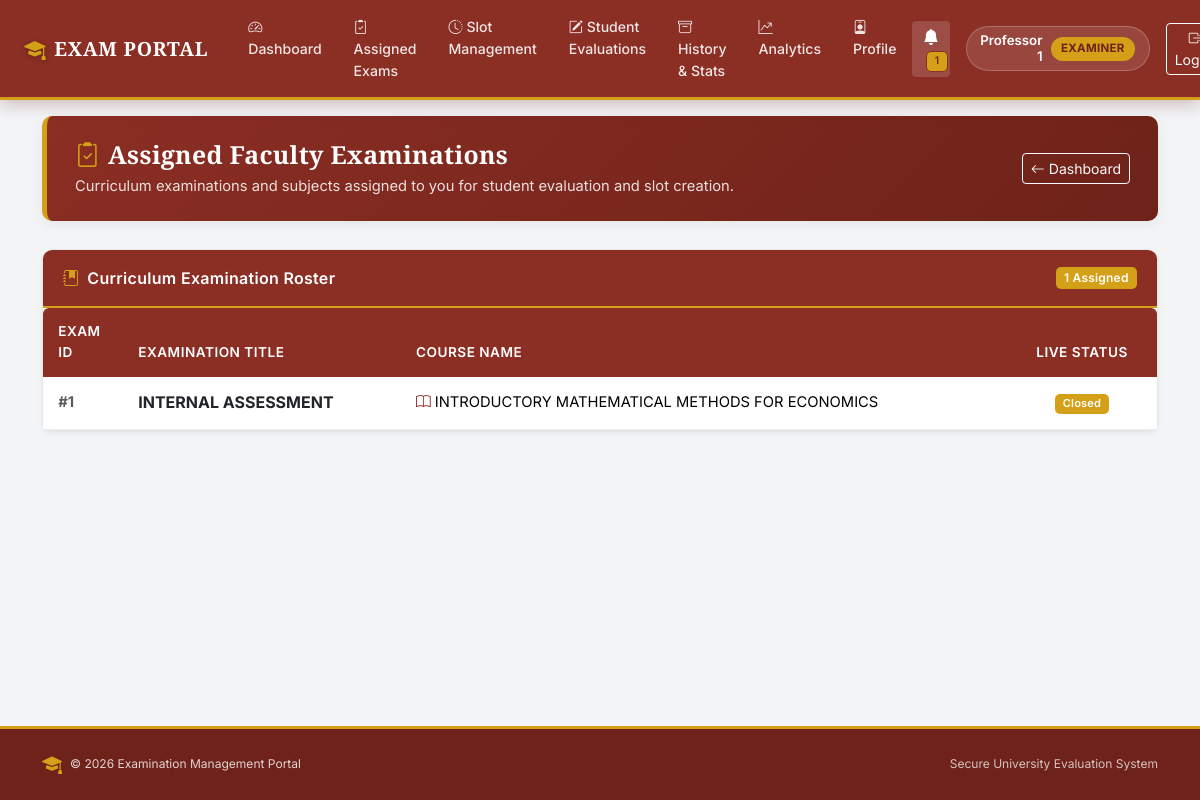
The app's page /examiner/examinations (signed in) with its own data.
### models.py (models this page shows, shortened)
class BaseModel(db.Model):
    __abstract__ = True

class User(BaseModel):
    id = db.Column(db.Integer, primary_key=True)
    name = db.Column(db.String(100), nullable=False)
    email = db.Column(db.String(100), unique=True, nullable=False)
    password_hash = db.Column(db.String(200), nullable=False)
    role = db.Column(db.String(20), nullable=False)
    is_approved = db.Column(db.Boolean, default=False)
    is_active = db.Column(db.Boolean, default=True)

class Examination(BaseModel):
    id = db.Column(db.Integer, primary_key=True)
    name = db.Column(db.String(100), nullable=False)
    course_id = db.Column(db.Integer, db.ForeignKey("course.id"), nullable=False)
    status = db.Column(db.String(30), default="Draft")
    slot_creation_start = db.Column(db.String(30))
    slot_creation_end = db.Column(db.String(30))
    slot_creation_open = db.Column(db.Boolean, default=False)
    booking_open = db.Column(db.Boolean, default=False)
    booking_start = db.Column(db.String(30))
    booking_end = db.Column(db.String(30))
    slot_creation_override = db.Column(db.String(10), default=None)
    booking_override = db.Column(db.String(10), default=None)
    course = db.relationship("Course", backref="examinations")

class Course(BaseModel):
    id = db.Column(db.Integer, primary_key=True)
    name = db.Column(db.String(100), nullable=False)
    description = db.Column(db.String(500))
    resources = db.relationship("CourseResource", backref="course", cascade="all, delete-orphan")

### routes/examiner.py (the view)
@role_required("Examiner")
def examiner_examinations():
    examiner_id = session["user_id"]
    exams = Examination.query.join(ExaminationSlot).filter(ExaminationSlot.examiner_id == examiner_id).distinct().all()
    return render_template("examiner_examinations.html", examinations=exams)

### templates/examiner_examinations.html (shortened to what this page needs)
{% extends "base.html" %}
{% block content %}
<div class="container my-3">
    <div class="erp-header">
        <div class="d-flex justify-content-between align-items-center flex-wrap gap-2">
            <div>
                <h2><i class="bi bi-clipboard2-check me-2 text-gold"></i>Assigned Faculty Examinations</h2>
                <p>Curriculum examinations and subjects assigned to you for student evaluation and slot creation.</p>
            </div>
            <div>
                <a href="{{ url_for('examiner_dashboard') }}" class="btn btn-outline-light btn-sm">
                    <i class="bi bi-arrow-left me-1"></i>Dashboard
                </a>
            </div>
        </div>
    </div>
    <div class="card shadow-sm">
        <div class="card-header card-header-maroon d-flex justify-content-between align-items-center">
            <span><i class="bi bi-journal-bookmark-fill me-2 text-gold"></i>Curriculum Examination Roster</span>
            <span class="badge bg-gold text-dark">{{ examinations|length }} Assigned</span>
        </div>
        <div class="card-body p-0">
            {% if examinations %}
            <div class="table-responsive">
                <table class="table table-hover align-middle mb-0">
                    <thead>
                        <tr>
                            <th style="width: 80px;">Exam ID</th>
                            <th>Examination Title</th>
                            <th>Course Name</th>
                            <th class="text-center">Live Status</th>
                        </tr>
                    </thead>
                    <tbody>
                        {% for examination in examinations %}
                        <tr>
                            <td class="fw-bold text-muted">#{{ examination.id }}</td>
                            <td>
                                <span class="fw-bold text-dark fs-6">{{ examination.name }}</span>
                            </td>
                            <td>
                                <i class="bi bi-book text-maroon me-1"></i>{{ examination.course.name }}
                            </td>
                            <td class="text-center">
                                {% if examination.status == 'Booking Open' %}
                                    <span class="badge bg-success"><i class="bi bi-ticket-perforated me-1"></i>Booking Open</span>
                                {% elif examination.status == 'Slot Creation' %}
                                    <span class="badge bg-maroon"><i class="bi bi-clock-history me-1"></i>Slot Creation</span>
                                {% elif examination.status == 'Completed' %}
                                    <span class="badge bg-secondary"><i class="bi bi-check2-circle me-1"></i>Completed</span>
                                {% else %}
                                    <span class="badge bg-gold text-dark">{{ examination.status }}</span>
                                {% endif %}
                            </td>
                        </tr>
                        {% endfor %}
                    </tbody>
                </table>
            </div>
            {% else %}
            <div class="p-5 text-center text-muted">
                <i class="bi bi-journal-x display-5 d-block mb-2 text-secondary"></i>
                <p class="mb-0">No examinations have been assigned to your faculty profile yet.</p>
            </div>
            {% endif %}
        </div>
    </div>
</div>
{% endblock %}

### templates/base.html (shortened to what this page needs)
<!DOCTYPE html>
<html lang="en">
<head>
    <link href="https://cdn.jsdelivr.net/npm/bootstrap@5.3.3/dist/css/bootstrap.min.css" rel="stylesheet">
    <link href="https://cdn.jsdelivr.net/npm/bootstrap-icons@1.11.3/font/bootstrap-icons.min.css" rel="stylesheet">
</head>
<body>
    <nav class="navbar navbar-expand-xl navbar-custom fixed-top">
        <div class="container-fluid px-3 px-lg-4">
            <a class="navbar-brand" href="{% if session.get('user_role') == 'Admin' %}{{ url_for('admin_dashboard') }}{% elif session.get('user_role') == 'Examiner' %}{{ url_for('examiner_dashboard') }}{% elif session.get('user_role') == 'Student' %}{{ url_for('student_dashboard') }}{% else %}{{ url_for('login') }}{% endif %}">
                <i class="bi bi-mortarboard-fill brand-crest"></i>
                <span>EXAM PORTAL</span>
            </a>
            <div class="collapse navbar-collapse" id="navbarNav">
                <ul class="navbar-nav me-auto mb-2 mb-xl-0 ms-xl-2">
                    {% if session.get("user_role") == "Admin" %}
                        <li class="nav-item">
                            <a class="nav-link" href="{{ url_for('admin_dashboard') }}"><i class="bi bi-speedometer2 me-1"></i>Dashboard</a>
                        </li>
                        <li class="nav-item">
                            <a class="nav-link" href="{{ url_for('courses') }}"><i class="bi bi-book me-1"></i>Courses</a>
                        </li>
                        <li class="nav-item">
                            <a class="nav-link" href="{{ url_for('examinations') }}"><i class="bi bi-clipboard2-check me-1"></i>Examinations</a>
                        </li>
                        <li class="nav-item">
                            <a class="nav-link" href="{{ url_for('admin_slots') }}"><i class="bi bi-calendar-range me-1"></i>Slots</a>
                        </li>
                        <li class="nav-item">
                            <a class="nav-link" href="{{ url_for('admin_bookings') }}"><i class="bi bi-journal-bookmark me-1"></i>Bookings</a>
                        </li>
                        <li class="nav-item">
                            <a class="nav-link" href="{{ url_for('admin_users') }}"><i class="bi bi-people me-1"></i>Students &amp; Users</a>
                        </li>
                        <li class="nav-item">
                            <a class="nav-link" href="{{ url_for('admin_examiner_analytics') }}"><i class="bi bi-person-check me-1"></i>Examiner Tracking</a>
                        </li>
                        <li class="nav-item">
                            <a class="nav-link" href="{{ url_for('performance_analytics') }}"><i class="bi bi-graph-up-arrow me-1"></i>Analytics</a>
                        </li>
                        <li class="nav-item">
                            <a class="nav-link" href="{{ url_for('admin_announcements') }}"><i class="bi bi-megaphone me-1"></i>Announcements</a>
                        </li>
                    {% elif session.get("user_role") == "Examiner" %}
                        <li class="nav-item">
                            <a class="nav-link" href="{{ url_for('examiner_dashboard') }}"><i class="bi bi-speedometer2 me-1"></i>Dashboard</a>
                        </li>
                        <li class="nav-item">
                            <a class="nav-link" href="{{ url_for('examiner_examinations') }}"><i class="bi bi-clipboard2-check me-1"></i>Assigned Exams</a>
                        </li>
                        <li class="nav-item">
                            <a class="nav-link" href="{{ url_for('examiner_slots') }}"><i class="bi bi-clock-history me-1"></i>Slot Management</a>
                        </li>
                        <li class="nav-item">
                            <a class="nav-link" href="{{ url_for('examiner_bookings') }}"><i class="bi bi-pencil-square me-1"></i>Student Evaluations</a>
                        </li>
                        <li class="nav-item">
                            <a class="nav-link" href="{{ url_for('examiner_history') }}"><i class="bi bi-archive me-1"></i>History &amp; Stats</a>
                        </li>
                        <li class="nav-item">
                            <a class="nav-link" href="{{ url_for('performance_analytics') }}"><i class="bi bi-graph-up-arrow me-1"></i>Analytics</a>
                        </li>
                        <li class="nav-item">
                            <a class="nav-link" href="{{ url_for('examiner_profile') }}"><i class="bi bi-person-badge me-1"></i>Profile</a>
                        </li>
                    {% endif %}
                </ul>
                {% if session.get("user_id") %}
                    <div class="d-flex align-items-center gap-3 mt-2 mt-xl-0">
                        <a href="{{ url_for('notifications') }}" class="btn btn-sm position-relative text-white border-0" style="background: rgba(255,255,255,0.15);" title="Notification Centre">
                            <i class="bi bi-bell-fill fs-6"></i>
                            {% if unread_notifications_count and unread_notifications_count > 0 %}
                                <span class="badge badge-notification">{{ unread_notifications_count }}</span>
                            {% endif %}
                        </a>
                        <div class="user-pill text-white d-none d-md-flex">
                            <div class="text-end">
                                <div class="fw-semibold small" style="line-height: 1.2;">{{ session.get("user_name") }}</div>
                            </div>
                            <span class="role-badge-nav">{{ session.get("user_role") }}</span>
                        </div>
                        <a href="{{ url_for('logout') }}" class="btn btn-sm btn-outline-light" title="Log out of system">
                            <i class="bi bi-box-arrow-right me-1"></i>Logout
                        </a>
                    </div>
                {% else %}
                    <div class="d-flex gap-2">
                        <a href="{{ url_for('login') }}" class="btn btn-sm btn-outline-light">Login</a>
                        <a href="{{ url_for('register') }}" class="btn btn-sm btn-gold">Student Register</a>
                    </div>
                {% endif %}
            </div>
        </div>
    </nav>
    <main class="py-3">
        {% block content %}{% endblock %}
    </main>
    <footer class="text-center no-print">
        <div class="container">
            <div class="d-flex justify-content-between align-items-center flex-wrap gap-2 small">
                <div class="d-flex align-items-center gap-2">
                    <i class="bi bi-mortarboard-fill text-gold fs-5"></i>
                    <span>&copy; {{ 2026 }} Examination Management Portal</span>
                </div>
                <div>
                    <span class="text-light opacity-75">Secure University Evaluation System</span>
                </div>
            </div>
        </div>
    </footer>
</body>
</html>

### records on screen
User: get "Professor 1", get "EXAMINER"
Examination: id "1", name "INTERNAL ASSESSMENT", course.name "INTRODUCTORY MATHEMATICAL METHODS FOR ECONOMICS", status "Closed"

### other values on screen
{{ unread_notifications_count }} "1"
{{ examinations|length }} "1"
{{ 2026 }} "2026"
